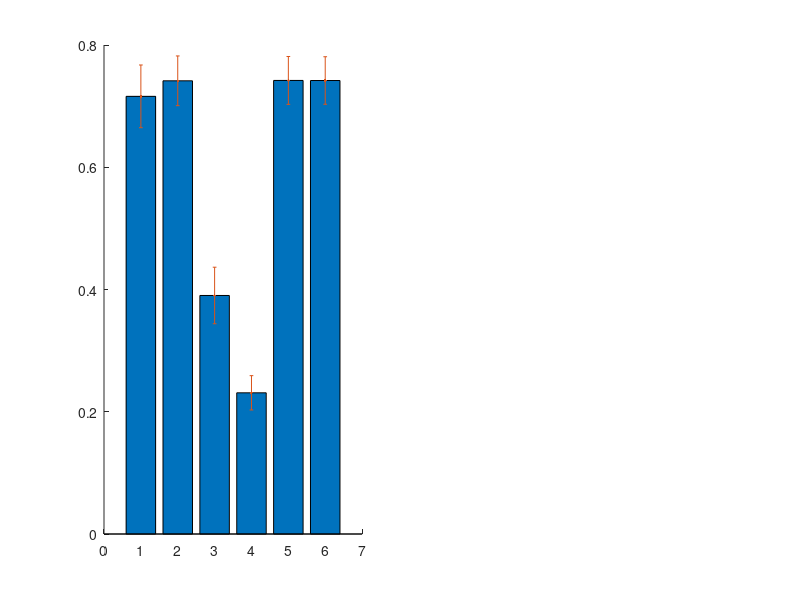

This figure's MATLAB source: (Note: this script raises an error after producing the figure.)
%% generating plots for the simulation model 2
%% Refer running_simulation2 (Fig3).m and running_simulation2 (Fig3).m to generate mat files used here.
%% SIMLR, Sparse SC, and t-SNE installation are required

addpath(genpath(pwd))

% loading file; See running_simulation2 (Fig3).m to generate the following mat file
load('main_sim_plot_rng_200_3_missing1_1.mat')
ind_method=1:6;  
avg_perf=0;  sqr_perf=0;
for ii=1:50
    avg_perf=avg_perf+performance_set{ii}/50;
    sqr_perf=sqr_perf+(performance_set{ii}.^2)/50;
end
vars=sqr_perf-avg_perf.^2;  stds=sqrt(vars);

mat_perf=zeros(6,50); 
for ii=1:50
    mat_perf(:,ii)=performance_set{ii}(1,ind_method)';
end
pp_set=[];
for ii=1:6
[hh, pp]= ttest(mat_perf(ii,:),mat_perf(6,:)); pp_set=[pp_set,pp];
end
avg_perf(1,ind_method)


title={'SC', 'SSC', 'tSNE','SIMLR', 'PSSC', 'MPSSC'};

mean_val1= avg_perf(1,ind_method);
std_val1=stds(1,ind_method);

ylim1=min(mean_val1)-0.1; ylim2=max(mean_val1)+0.1;
clf
subplot(1,2,1)
%figure
hold on
ttt1=bar(1:6,mean_val1); 
ttt2=errorbar(1:6,mean_val1,std_val1,'.'); ttt2.Color='k'
set(gca,'XTick',1:1:6)
ttt=xlabel('Method'); ttt.FontSize=15;
xlim([0 7]); 
ylabel('NMI', 'FontSize', 15)
alpha 0.5
xticklabels({'SC'    'SSC'     'tSNE'    'SIMLR'    'PSSC'  'MPSSC'});   xtickangle(45)
htext=text(-0.06,1.06,'C','Units','normalized')
htext.FontSize=20;
set(gca,'FontSize', 14);



% loading file; See running_simulation2 (Fig3).m  to generate the following mat file
load('main_sim_plot_rng_200_3_missing2_1.mat')
avg_perf=0;  sqr_perf=0;
for ii=1:50
    avg_perf=avg_perf+performance_set{ii}/50;
    sqr_perf=sqr_perf+(performance_set{ii}.^2)/50;
end
vars=sqr_perf-avg_perf.^2;  stds=sqrt(vars);

mat_perf=zeros(6,50); 
for ii=1:50
    mat_perf(:,ii)=performance_set{ii}(1,ind_method)';
end
pp_set=[];
for ii=1:6
[hh, pp]= ttest(mat_perf(ii,:),mat_perf(6,:)); pp_set=[pp_set,pp];
end
avg_perf(1,ind_method)


title={'SC', 'SSC', 'tSNE','SIMLR', 'PSSC', 'MPSSC'};


mean_val1= avg_perf(1,ind_method);
std_val1=stds(1,ind_method);

ylim1=min(mean_val1)-0.1; ylim2=max(mean_val1)+0.1;

subplot(1,2,2)
hold on
ttt1=bar(1:6,mean_val1);  %ttt1.FaceColor='k'
ttt2=errorbar(1:6,mean_val1,std_val1,'.'); ttt2.Color='k'
set(gca,'XTick',1:1:6)
ttt=xlabel('Method'); ttt.FontSize=15;
xlim([0 7]); %ylim([0.45 0.9])
ylabel('NMI', 'FontSize', 15)
alpha 0.5
xticklabels({'SC'    'SSC'       'tSNE'    'SIMLR'     'PSSC' 'MPSSC'});   xtickangle(45)
htext=text(-0.06,1.06,'D','Units','normalized')
htext.FontSize=20;
set(gca,'FontSize', 14);


fig = gcf;
fgP = fig.Position;
fgP(4) = fgP(4)/2.5;

set(gcf,'PaperPositionMode','auto');
print -depsc simulation_mixture_plot_miss2

